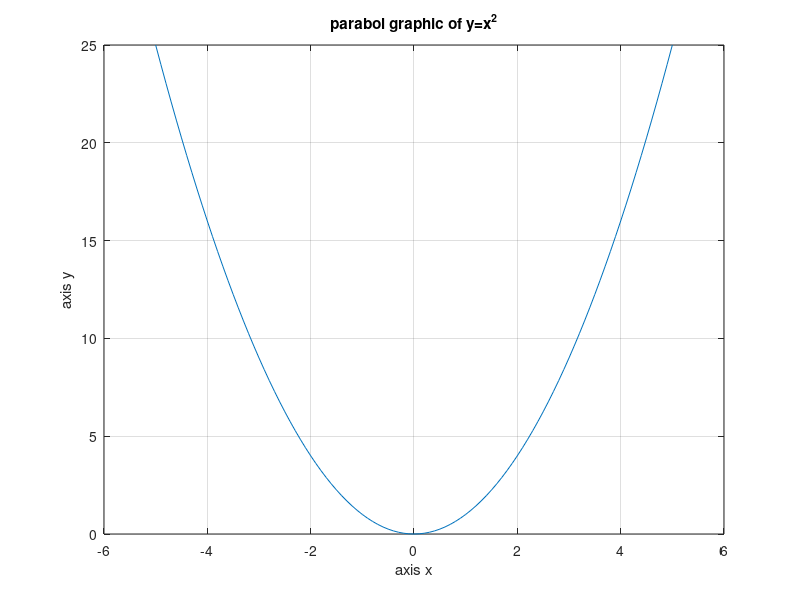

Write the MATLAB code that produced this figure.
%%Name Surname: Serkan Burak Örs
%Istanbul Technical University
%Aeronautics and Astronautics Faculty - Astronautical Engineering
%E-mail: orss19@itu.edu.tr
%BIL 113E - Summer 2020 - CRN:30156
%Instructor: Dr. Mustafa Resa Becan
%Week 2 - Date:14/08/2020
%%
% Plot the parabol function y=x2 for x axis =[-5:0.1:5]
x=-5:0.1:5;
y=x.^2;
plot(x,y);
xlabel('axis x');
ylabel('axis y');
title('parabol graphic of y=x^2');
grid on;
